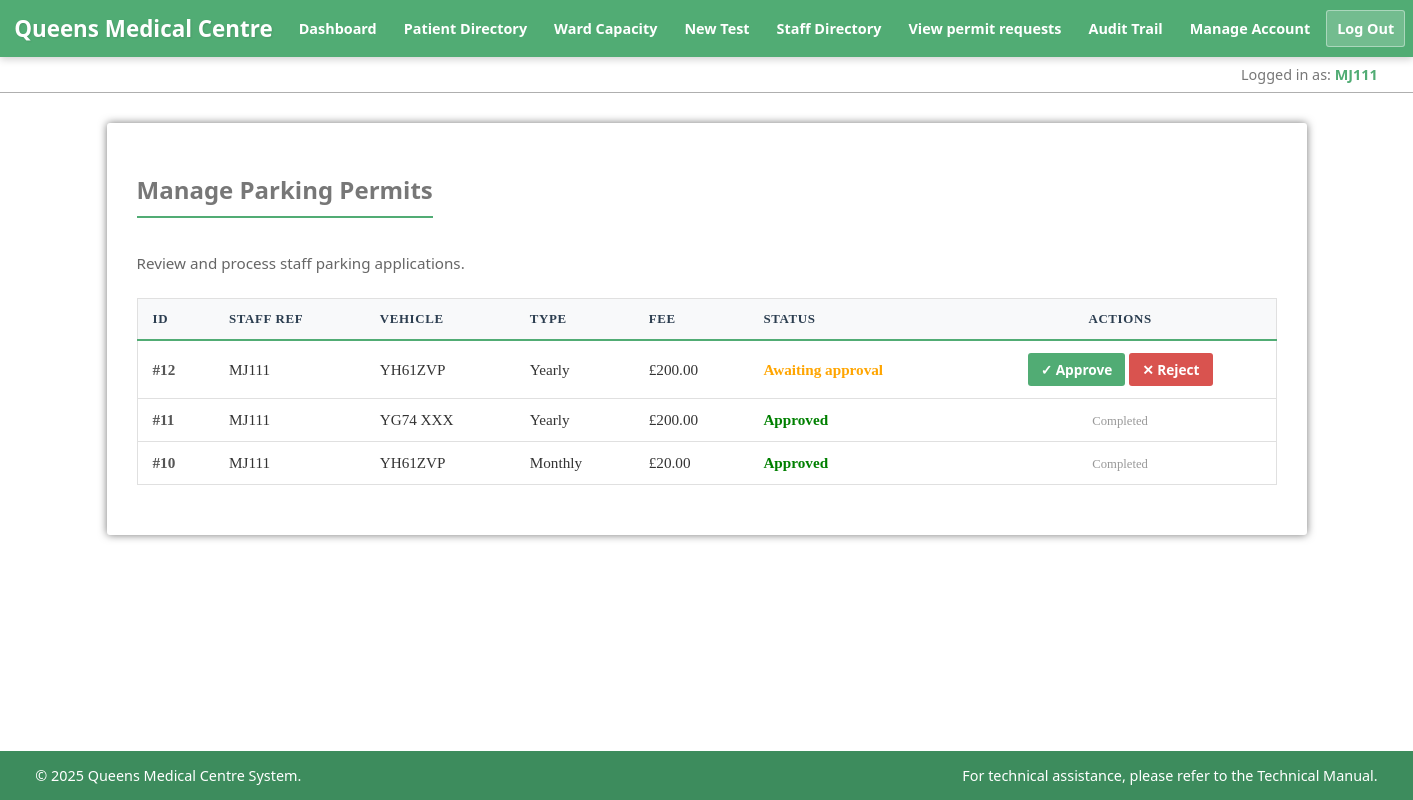
Screenshot of /html/cw/admin_parking.php (signed in) with the database file from the repository.
### tables this page shows
CREATE TABLE `doctor` (
  `staffno` varchar(100) NOT NULL,
  `firstname` varchar(100) NOT NULL,
  `lastname` varchar(100) DEFAULT NULL,
  `Specialisation` varchar(100) DEFAULT NULL,
  `qualification` varchar(100) DEFAULT NULL,
  `pay` int(11) NOT NULL,
  `gender` int(11) DEFAULT NULL,
  `consultantstatus` int(11) NOT NULL,
  `address` varchar(100) DEFAULT NULL,
  `username` varchar(50) DEFAULT NULL
);

CREATE TABLE `parking_permit_status` (
  `permit_application_id` int(11) NOT NULL,
  `StaffNo` varchar(20) NOT NULL,
  `vehicle_reg` varchar(20) NOT NULL,
  `permit_choice` enum('Monthly','Yearly','Annual') NOT NULL,
  `amount` decimal(10,2) NOT NULL,
  `permit_activation_date` date DEFAULT NULL,
  `permit_end_date` date DEFAULT NULL,
  `status` varchar(20) NOT NULL,
  `request_date` text NOT NULL,
  `last_update` text NOT NULL,
  `permit_no` varchar(50) DEFAULT NULL,
  `notes` text NOT NULL
);

### html/cw/data_access/doctorDAO.php (called while the page is built, shortened)
<?php
class DoctorDAO
{
    public static function getStaffNoByUsername($conn, $username)
    {
        $stmt = $conn->prepare("SELECT staffno FROM doctor WHERE username = ?");
        $stmt->bind_param("s", $username);
        $stmt->execute();
        $result = $stmt->get_result()->fetch_assoc();
        return $result['staffno'] ?? ($result['staffNo'] ?? false);
    }
}
?>

### html/cw/data_access/parkingDAO.php (called while the page is built, shortened)
<?php
class ParkingDAO
{
    public static function getAllRequests($conn) {
        $sql = "SELECT * FROM parking_permit_status ORDER BY request_date DESC";
        $result = $conn->query($sql);
        return $result;
    }
}
?>

### html/cw/data_access/formatDisplayValue.php (called while the page is built, shortened)
<?php
function safeDisplay($data, $placeholder = 'N/A') {
    return htmlspecialchars($data);
}
?>

### html/cw/admin_parking.php (the view, shortened to what this page needs)
<?php
require 'includes/db_connection.php';
require_once 'data_access/ParkingDAO.php';
require_once 'data_access/formatDisplayValue.php';
$all_requests = ParkingDAO::getAllRequests($conn);
require 'includes/header.php';
?>
<section class="container">
    <h2>Manage Parking Permits</h2>
    <p class="guide-text">Review and process staff parking applications.</p>
    <table class="styled-table">
        <thead>
            <tr>
                <th>ID</th>
                <th>Staff Ref</th>
                <th>Vehicle</th>
                <th>Type</th>
                <th>Fee</th>
                <th>Status</th>
                <th style="text-align: center;">Actions</th>
            </tr>
        </thead>
        <tbody>
            <?php while ($row = $all_requests->fetch_assoc()):
                $status = $row['status'];
                $is_pending = ($status === 'Pending' || $status === 'Awaiting approval');
                $color = ($status === 'Approved') ? 'green' : (($status === 'Rejected') ? 'red' : 'orange');
            ?>
                <tr>
                    <td>#<?= safeDisplay($row['permit_application_id']) ?></td>
                    <td><?= safeDisplay($row['StaffNo']) ?></td>
                    <td><?= safeDisplay($row['vehicle_reg']) ?></td>
                    <td><?= safeDisplay($row['permit_choice']) ?></td>
                    <td>£<?= safeDisplay($row['amount']) ?></td>
                    <td style="color: <?= $color ?>; font-weight: bold;"><?= safeDisplay($status) ?></td>
                    <td style="text-align: center;">
                        <?php if ($is_pending): ?>
                            <button class="btn-success" onclick="openApproveModal(<?= $row['permit_application_id'] ?>)">
                                ✓ Approve
                            </button>
                            <button class="btn-danger" onclick="openRejectModal(<?= $row['permit_application_id'] ?>)">
                                ✕ Reject
                            </button>
                        <?php else: ?>
                            <small style="color: #999;">Completed</small>
                        <?php endif; ?>
                    </td>
                </tr>
            <?php endwhile; ?>
        </tbody>
    </table>
</section>
<?php require 'includes/footer.php'; ?>

### html/cw/includes/header.php (shortened to what this page needs)
<?php
require_once 'data_access/DoctorDAO.php';
$is_admin = ($_SESSION['is_admin'] ?? 0) == 1;
$username = htmlspecialchars($_SESSION['username'] ?? 'Guest');
$staffno = DoctorDAO::getStaffNoByUsername($conn, $username)
?>
<!DOCTYPE html>
<html lang="eng">
<head>
    <link rel="stylesheet" href="../css/style.css">
</head>
<body>
<header>
    <div class="header-container">
        <h1>Queens Medical Centre</h1>
        <nav>
            <ul>
                <li><a href="home.php">Dashboard</a></li>
                <li><a href="patient_lookup.php">Patient Directory</a></li>
                <li><a href="ward_capacity.php">Ward Capacity</a></li>
                <li><a href="add_new_test_type.php">New Test</a></li>
                <?php if ($is_admin): ?>
                    <li><a href="doctor.php">Staff Directory</a></li>
                <?php endif; ?>
                <?php if ($is_admin): ?>
                    <li><a href="admin_parking.php">View permit requests</a></li>
                    <li class="admin-link"><a href="audit_trail.php">Audit Trail</a></li>
                <?php endif; ?>
                <li><a href="manage_account.php">Manage Account</a></li>
                <li><a href="includes/logout.php" class="btn btn-logout">Log Out</a></li>
            </ul>
        </nav>
    </div>
</header>
<div class="user-info-bar">
    <div class="info-container">
        <span>Logged in as: <strong><?= $staffno ?></strong></span>
    </div>
</div>

### html/css/style.css (style rules this page uses)
* { -webkit-transition: all 0.3s ease; transition: all 0.3s ease; box-sizing: border-box; }
body { margin: 0; padding: 0; font-family: "Segoe UI", "Roboto", "Helvetica Neue", Arial, sans-serif; color: #555; background: linear-gradient(rgba(255,255,255,0.8), rgba(255,255,255,0.8)), url('../qmc.jpg'); background-size: cover; background-position: center; background-repeat: no-repeat; background-attachment: fixed; min-height: 100vh; display: flex; flex-direction: column; }
header { background: #51AC74; color: white; padding: 10px 0; box-shadow: 0px 2px 8px rgba(0,0,0,0.2); position: relative; z-index: 1000; }
.header-container { width: 98%; max-width: 1400px; margin: 0 auto; display: flex; justify-content: space-between; align-items: center; flex-wrap: nowrap; gap: 15px; }
header h1 { margin: 0; font-size: 1.4rem; text-shadow: 1px 1px 2px rgba(0,0,0,0.1); white-space: nowrap; flex-shrink: 0; }
nav ul { list-style: none; padding: 0; margin: 0; display: flex; align-items: center; flex-wrap: nowrap; gap: 5px; }
nav li { margin: 0; }
nav a { text-decoration: none; color: white; font-weight: bold; padding: 8px 10px; border-radius: 3px; border: 1px solid transparent; white-space: nowrap; display: inline-block; font-size: 0.9rem; }
.btn-logout { background: rgba(255, 255, 255, 0.2); border: 1px solid rgba(255, 255, 255, 0.4); }
.user-info-bar { background: rgba(255, 255, 255, 0.9); border-bottom: 1px solid #afafaf; padding: 8px 0; font-size: 0.9rem; color: #777; }
.user-info-bar .info-container { width: 95%; max-width: 1400px; margin: 0 auto; text-align: right; }
.user-info-bar strong { color: #51AC74; }
.container { width: 95%; max-width: 1200px; margin: 30px auto; background: rgba(255, 255, 255, 1); padding: 30px; border-radius: 3px; box-shadow: 0px 0px 8px #777; }
h2, h3, h4 { color: #777; border-bottom: 2px solid #51AC74; padding-bottom: 10px; display: inline-block; }
.btn-success { display: inline-block; background: #51AC74; color: white; padding: 6px 12px; text-decoration: none; border-radius: 3px; font-weight: bold; border: 1px solid transparent; cursor: pointer; font-size: 0.9em; font-family: "Segoe UI", "Roboto", Arial, sans-serif; }
.btn-danger { display: inline-block; background: #d9534f; color: white; padding: 6px 12px; text-decoration: none; border-radius: 3px; font-weight: bold; border: 1px solid transparent; cursor: pointer; font-size: 0.9em; font-family: "Segoe UI", "Roboto", Arial, sans-serif; }
.guide-text { color: #666; margin-bottom: 25px; font-size: 0.95em; }
.styled-table { width: 100%; border-collapse: collapse; margin: 20px 0; font-size: 0.95em; font-family: "Calisto MT", serif; background-color: #ffffff; border: 1px solid #e0e0e0; }
.styled-table thead tr { background-color: #f8f9fa; color: #2c3e50; text-align: left; border-bottom: 2px solid #51AC74; }
.styled-table th { padding: 12px 15px; font-weight: 600; text-transform: uppercase; font-size: 0.85em; letter-spacing: 0.05em; }
.styled-table td { padding: 12px 15px; color: #333; border-bottom: 1px solid #e0e0e0; vertical-align: middle; }
.styled-table td:first-child { font-weight: bold; color: #555; }

### rows the page displays
doctor: staffno "MJ111"
parking_permit_status: permit_application_id "12", StaffNo "MJ111", vehicle_reg "YH61ZVP", permit_choice "Yearly", amount "200.00", status "Awaiting approval"
parking_permit_status: permit_application_id "11", StaffNo "MJ111", vehicle_reg "YG74 XXX", permit_choice "Yearly", amount "200.00", status "Approved", shows "Completed"
parking_permit_status: permit_application_id "10", StaffNo "MJ111", vehicle_reg "YH61ZVP", permit_choice "Monthly", amount "20.00", status "Approved", shows "Completed"
